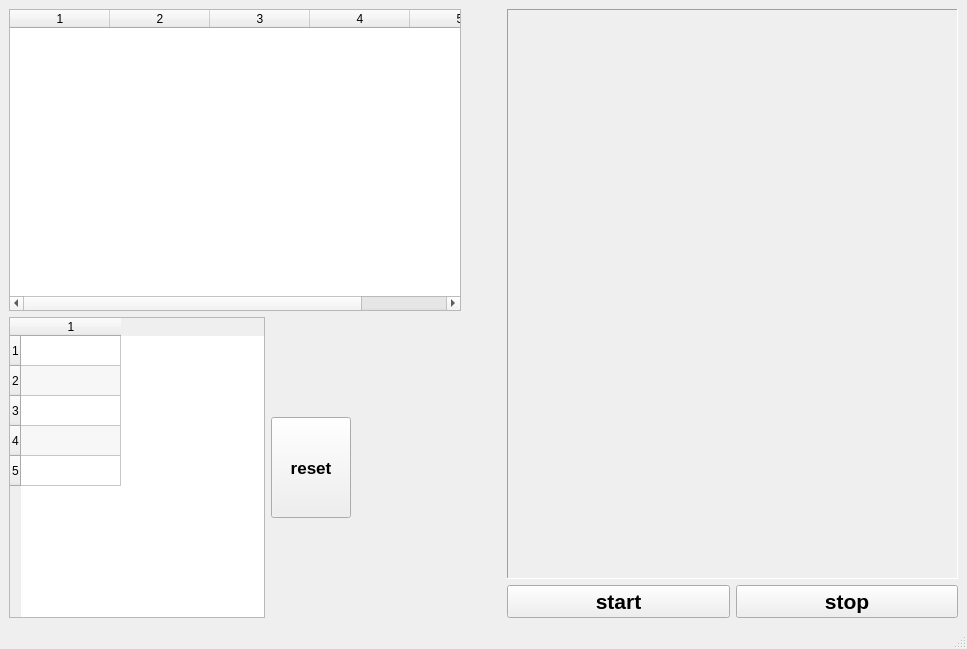
<?xml version="1.0" encoding="UTF-8"?>
<ui version="4.0">
 <class>MainWindow</class>
 <widget class="QMainWindow" name="MainWindow">
  <property name="geometry">
   <rect>
    <x>0</x>
    <y>0</y>
    <width>967</width>
    <height>649</height>
   </rect>
  </property>
  <property name="windowTitle">
   <string>Monitoring</string>
  </property>
  <widget class="QWidget" name="centralwidget">
   <layout class="QGridLayout" name="gridLayout_4">
    <item row="0" column="2">
     <layout class="QGridLayout" name="gridLayout_2">
      <item row="0" column="0">
       <widget class="QLabel" name="Main_Frame">
        <property name="sizePolicy">
         <sizepolicy hsizetype="MinimumExpanding" vsizetype="Expanding">
          <horstretch>0</horstretch>
          <verstretch>0</verstretch>
         </sizepolicy>
        </property>
        <property name="frameShape">
         <enum>QFrame::Panel</enum>
        </property>
        <property name="frameShadow">
         <enum>QFrame::Sunken</enum>
        </property>
        <property name="lineWidth">
         <number>1</number>
        </property>
        <property name="midLineWidth">
         <number>0</number>
        </property>
        <property name="text">
         <string/>
        </property>
       </widget>
      </item>
      <item row="1" column="0">
       <layout class="QHBoxLayout" name="horizontalLayout">
        <item>
         <widget class="QPushButton" name="start_btn">
          <property name="sizePolicy">
           <sizepolicy hsizetype="MinimumExpanding" vsizetype="Fixed">
            <horstretch>0</horstretch>
            <verstretch>0</verstretch>
           </sizepolicy>
          </property>
          <property name="minimumSize">
           <size>
            <width>0</width>
            <height>0</height>
           </size>
          </property>
          <property name="font">
           <font>
            <family>Arial</family>
            <pointsize>16</pointsize>
            <weight>75</weight>
            <bold>true</bold>
           </font>
          </property>
          <property name="text">
           <string>start</string>
          </property>
         </widget>
        </item>
        <item>
         <widget class="QPushButton" name="stop_btn">
          <property name="sizePolicy">
           <sizepolicy hsizetype="MinimumExpanding" vsizetype="Fixed">
            <horstretch>0</horstretch>
            <verstretch>0</verstretch>
           </sizepolicy>
          </property>
          <property name="font">
           <font>
            <family>Arial</family>
            <pointsize>16</pointsize>
            <weight>75</weight>
            <bold>true</bold>
           </font>
          </property>
          <property name="text">
           <string>stop</string>
          </property>
         </widget>
        </item>
       </layout>
      </item>
     </layout>
    </item>
    <item row="0" column="0">
     <layout class="QGridLayout" name="gridLayout_3">
      <item row="0" column="0">
       <layout class="QVBoxLayout" name="verticalLayout_2">
        <item>
         <widget class="QTableWidget" name="Data_Frame">
          <property name="sizePolicy">
           <sizepolicy hsizetype="Expanding" vsizetype="Expanding">
            <horstretch>0</horstretch>
            <verstretch>0</verstretch>
           </sizepolicy>
          </property>
          <property name="frameShape">
           <enum>QFrame::StyledPanel</enum>
          </property>
          <property name="frameShadow">
           <enum>QFrame::Sunken</enum>
          </property>
          <property name="lineWidth">
           <number>1</number>
          </property>
          <property name="midLineWidth">
           <number>0</number>
          </property>
          <property name="dragDropMode">
           <enum>QAbstractItemView::DragDrop</enum>
          </property>
          <property name="alternatingRowColors">
           <bool>true</bool>
          </property>
          <property name="showGrid">
           <bool>true</bool>
          </property>
          <property name="gridStyle">
           <enum>Qt::NoPen</enum>
          </property>
          <property name="sortingEnabled">
           <bool>true</bool>
          </property>
          <property name="wordWrap">
           <bool>true</bool>
          </property>
          <property name="cornerButtonEnabled">
           <bool>true</bool>
          </property>
          <property name="rowCount">
           <number>0</number>
          </property>
          <property name="columnCount">
           <number>5</number>
          </property>
          <attribute name="horizontalHeaderVisible">
           <bool>true</bool>
          </attribute>
          <attribute name="horizontalHeaderCascadingSectionResizes">
           <bool>false</bool>
          </attribute>
          <attribute name="horizontalHeaderHighlightSections">
           <bool>true</bool>
          </attribute>
          <attribute name="horizontalHeaderShowSortIndicator" stdset="0">
           <bool>true</bool>
          </attribute>
          <attribute name="horizontalHeaderStretchLastSection">
           <bool>false</bool>
          </attribute>
          <attribute name="verticalHeaderVisible">
           <bool>false</bool>
          </attribute>
          <attribute name="verticalHeaderCascadingSectionResizes">
           <bool>false</bool>
          </attribute>
          <attribute name="verticalHeaderDefaultSectionSize">
           <number>23</number>
          </attribute>
          <attribute name="verticalHeaderHighlightSections">
           <bool>false</bool>
          </attribute>
          <attribute name="verticalHeaderShowSortIndicator" stdset="0">
           <bool>false</bool>
          </attribute>
          <attribute name="verticalHeaderStretchLastSection">
           <bool>false</bool>
          </attribute>
          <column/>
          <column/>
          <column/>
          <column/>
          <column/>
         </widget>
        </item>
       </layout>
      </item>
      <item row="1" column="0">
       <layout class="QGridLayout" name="gridLayout">
        <item row="0" column="0">
         <widget class="QTableWidget" name="Data_Frame2">
          <property name="alternatingRowColors">
           <bool>true</bool>
          </property>
          <property name="rowCount">
           <number>5</number>
          </property>
          <property name="columnCount">
           <number>1</number>
          </property>
          <attribute name="horizontalHeaderVisible">
           <bool>true</bool>
          </attribute>
          <attribute name="verticalHeaderVisible">
           <bool>true</bool>
          </attribute>
          <row/>
          <row/>
          <row/>
          <row/>
          <row/>
          <column/>
         </widget>
        </item>
        <item row="0" column="1">
         <layout class="QHBoxLayout" name="horizontalLayout_2">
          <item>
           <layout class="QVBoxLayout" name="verticalLayout">
            <item>
             <spacer name="verticalSpacer_2">
              <property name="orientation">
               <enum>Qt::Vertical</enum>
              </property>
              <property name="sizeHint" stdset="0">
               <size>
                <width>20</width>
                <height>40</height>
               </size>
              </property>
             </spacer>
            </item>
            <item>
             <widget class="QPushButton" name="reset_btn">
              <property name="sizePolicy">
               <sizepolicy hsizetype="Minimum" vsizetype="MinimumExpanding">
                <horstretch>0</horstretch>
                <verstretch>0</verstretch>
               </sizepolicy>
              </property>
              <property name="font">
               <font>
                <family>Arial</family>
                <pointsize>13</pointsize>
                <weight>75</weight>
                <italic>false</italic>
                <bold>true</bold>
               </font>
              </property>
              <property name="text">
               <string>reset</string>
              </property>
             </widget>
            </item>
            <item>
             <spacer name="verticalSpacer">
              <property name="orientation">
               <enum>Qt::Vertical</enum>
              </property>
              <property name="sizeHint" stdset="0">
               <size>
                <width>20</width>
                <height>40</height>
               </size>
              </property>
             </spacer>
            </item>
           </layout>
          </item>
          <item>
           <spacer name="horizontalSpacer">
            <property name="orientation">
             <enum>Qt::Horizontal</enum>
            </property>
            <property name="sizeHint" stdset="0">
             <size>
              <width>40</width>
              <height>20</height>
             </size>
            </property>
           </spacer>
          </item>
         </layout>
        </item>
       </layout>
      </item>
     </layout>
    </item>
    <item row="0" column="1">
     <spacer name="horizontalSpacer_2">
      <property name="orientation">
       <enum>Qt::Horizontal</enum>
      </property>
      <property name="sizeType">
       <enum>QSizePolicy::Minimum</enum>
      </property>
      <property name="sizeHint" stdset="0">
       <size>
        <width>40</width>
        <height>20</height>
       </size>
      </property>
     </spacer>
    </item>
   </layout>
  </widget>
  <widget class="QMenuBar" name="menubar">
   <property name="geometry">
    <rect>
     <x>0</x>
     <y>0</y>
     <width>967</width>
     <height>21</height>
    </rect>
   </property>
  </widget>
  <widget class="QStatusBar" name="statusbar"/>
 </widget>
 <resources/>
 <connections/>
</ui>
